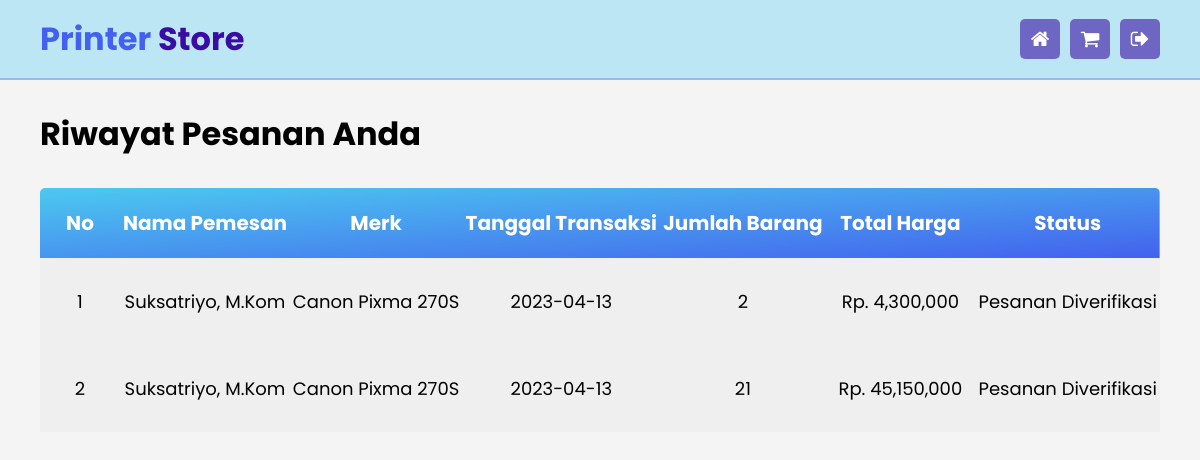
Screenshot of /User/riwayat.php (signed in) with the database file from the repository.
### tables this page shows
CREATE TABLE `transaksi` (
  `id_transaksi` int NOT NULL,
  `tgl_transaksi` date NOT NULL,
  `id_user` int NOT NULL,
  `id_barang` int NOT NULL,
  `jmlh_barang` int NOT NULL,
  `total_harga` int NOT NULL,
  `status` enum('proses','verifikasi','ditolak') NOT NULL
);

CREATE TABLE `user` (
  `id_user` int NOT NULL,
  `nama_user` varchar(100) NOT NULL,
  `username` varchar(100) NOT NULL,
  `password` varchar(100) NOT NULL,
  `role` enum('1','2') NOT NULL
);

CREATE TABLE `barang` (
  `id_barang` int NOT NULL,
  `nama_barang` varchar(100) NOT NULL,
  `jenis_barang` varchar(255) NOT NULL,
  `harga_satuan` int NOT NULL,
  `stok_barang` int NOT NULL,
  `foto` text
);

### koneksi.php (called while the page is built, shortened)
<?php
    $koneksi = mysqli_connect("localhost", "root", "", "printer1");
    function query($query){
        global $koneksi;
        $result = mysqli_query($koneksi, $query);
        $rows = [];
        while($row = mysqli_fetch_assoc($result)){
            $rows[] = $row;
        }
        return $rows;
    }
    ?>

### User/riwayat.php (the view, shortened to what this page needs)
<?php
include '../koneksi.php';
        ?>
<?php
$data = query("SELECT * FROM transaksi WHERE id_user = '{$_SESSION['id_user']}'");
?>
<!DOCTYPE html>
<html lang="en">
<head>
    <link rel="stylesheet" href="https://cdnjs.cloudflare.com/ajax/libs/font-awesome/4.7.0/css/font-awesome.min.css">
</head>
<body>
    <nav>
        <h1>Printer<span> Store</span></h1>
        <div style="display: flex; align-items: center;">
            <a href="index.php">
                <i class="fa fa-home" aria-hidden="true"></i>
            </a>
            <a href="keranjang.php">
                <i class="fa fa-shopping-cart" aria-hidden="true"></i>
            </a>
            <a href="../logout.php">
                <i class="fa fa-sign-out" aria-hidden="true"></i>
            </a>
        </div>
    </nav>
    <h1 class="judul">Riwayat Pesanan Anda</h1>
    <table cellpadding="10" cellspacing="0">
        <tr class="atas">
            <th>No</th>
            <th>Nama Pemesan</th>
            <th>Merk</th>
            <th>Tanggal Transaksi</th>
            <th>Jumlah Barang</th>
            <th>Total Harga</th>
            <th>Status</th>
        </tr>
        <?php
        $no = 1;
        if(count($data) == 0){
            ?>
        <tr>
            <td colspan="7">Belum Ada Riwayat Belanja</td>
        </tr>
        <?php
        }else{
            foreach($data as $row){
                $nama = $row['id_user'];
                $pemesan = query("SELECT * FROM user WHERE id_user = '$nama'")[0];
                $iBarang = $row['id_barang'];
                $barang = query("SELECT * FROM barang WHERE id_barang = '$iBarang'")[0];
                ?>
        <tr>
            <td><?= $no++; ?></td>
            <td><?= $pemesan['nama_user']; ?></td>
            <td><?= $barang['nama_barang']; ?></td>
            <td><?= $row['tgl_transaksi']; ?></td>
            <td><?= $row['jmlh_barang']; ?></td>
            <td>Rp. <?= number_format($row['total_harga']); ?></td>
            <td>
                <?php
                        if($row['status'] == "proses"){
                            echo "Pesanan Masih Di Proses";
                        }else if($row['status'] == "verifikasi"){
                            echo "Pesanan Diverifikasi
                            <script type='text/javascript'>
                            alert('Pesanan Telah Terverifikasi');
                            </script>";
                        }else if($row['status'] == "ditolak"){
                            echo "Pesanan Ditolak
                            <script type='text/javascript'>
                            alert('Pesanan Telah Ditolak');
                            </script>";
                        }
                    ?>
            </td>
        </tr>
        <?php
            }
        }
        ?>
    </table>
</body>
</html>

### User/riwayat.php (style rules this page uses)
* { margin: 0; padding: 0; box-sizing: border-box; font-family: 'Poppins', sans-serif; }
body { background-color: #f4f4f4; }
.judul { font-size: 2em; padding: 30px 40px 10px; }
a { text-decoration: none; }
nav { width: 100%; height: 80px; display: flex; align-items: center; justify-content: space-between; border-bottom: 2px solid #4361EE55; background-color: #4CC9F055; }
nav h1 { font-size: 2em; padding-left: 40px; color: #4361EE; }
nav h1 span { color: #3A0CA3; }
nav a { width: 40px; height: 40px; background-color: #3A0CA395; font-size: 15px; font-weight: bold; color: #ffffff; margin: 0 5px; font-size: 20px; display: grid; place-items: center; border-radius: 5px; }
nav div a:nth-child(3) { margin-right: 40px; }
table { width: calc(100% - 80px); margin: 20px auto 20px; }
table .atas { background: linear-gradient(to top left, #4361EE, #4CC9F0); }
table tr th { height: 70px; color: #ffffff; font-size: 20px; }
table tr th:nth-child(1) { border-radius: 5px 0 0 0; width: 80px; }
table tr th:nth-child(6) { width: 150px; }
table tr th:nth-child(7) { border-radius: 0 5px 0 0; }
table tr td { text-align: center; padding: 30px 0; background-color: #00000005; font-size: 18px; }

### rows the page displays
transaksi: id_user.nama_user "Suksatriyo, M.Kom", id_barang.nama_barang "Canon Pixma 270S", tgl_transaksi "2023-04-13", jmlh_barang "2", total_harga "4,300,000", status "Pesanan Diverifikasi"
transaksi: id_user.nama_user "Suksatriyo, M.Kom", id_barang.nama_barang "Canon Pixma 270S", tgl_transaksi "2023-04-13", jmlh_barang "21", total_harga "45,150,000", status "Pesanan Diverifikasi"
